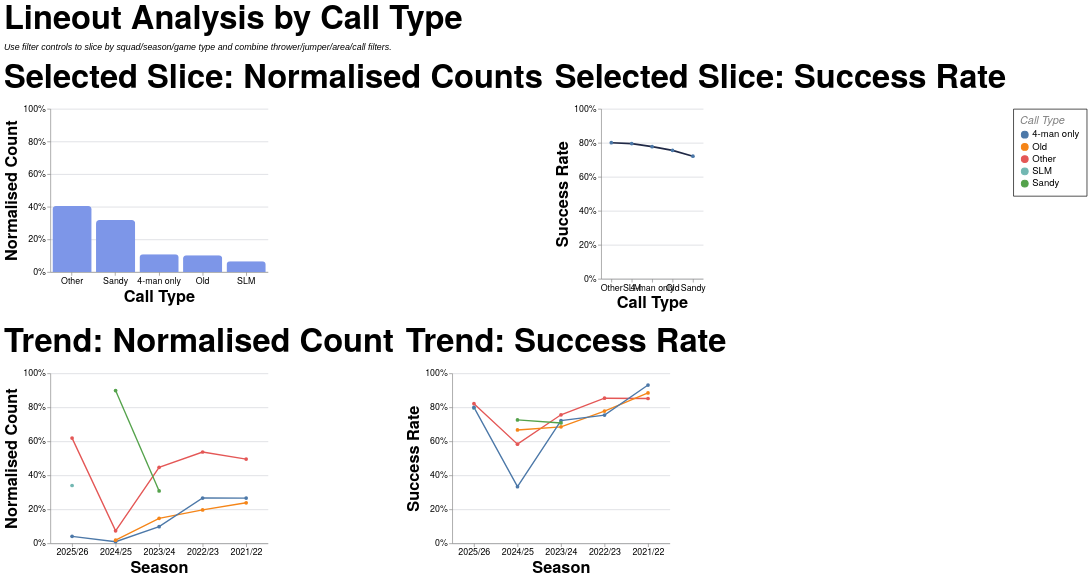

Source (Vega-Lite JSON):
### Vega-Lite specification from a JSON file in a GitHub repository (floating-point values rounded to 4 significant figures; data arrays with more than 128 entries replaced by an {"elided": "..."} marker saying what was removed)
{"config": {"axis": {"labelFont": "PT Sans Narrow, Helvetica Neue, Helvetica, Arial, sans-serif", "titleFont": "PT Sans Narrow, Helvetica Neue, Helvetica, Arial, sans-serif", "labelFontSize": 13, "titleFontSize": 24, "gridColor": "#202947", "gridOpacity": 0.2, "zindex": 1}, "text": {"font": "Lato, sans-serif"}, "bar": {"cornerRadiusEnd": 5}, "header": {"labelFont": "PT Sans Narrow, Helvetica Neue, Helvetica, Arial, sans-serif", "titleFont": "PT Sans Narrow, Helvetica Neue, Helvetica, Arial, sans-serif", "labelFontSize": 24, "titleFontSize": 28, "labelFontWeight": "bold", "orient": "left"}, "legend": {"labelFont": "PT Sans Narrow, Helvetica Neue, Helvetica, Arial, sans-serif", "titleFont": "PT Sans Narrow, Helvetica Neue, Helvetica, Arial, sans-serif", "labelFontSize": 14, "titleFontSize": 16, "titlePadding": 5, "fillColor": "white", "strokeColor": "black", "padding": 10, "titleFontWeight": "lighter", "titleFontStyle": "italic", "titleColor": "gray", "offset": 10}, "title": {"font": "PT Sans Narrow, Helvetica Neue, Helvetica, Arial, sans-serif", "fontSize": 48, "fontWeight": "bold", "anchor": "start", "align": "center", "titlePadding": 20, "subtitlePadding": 10, "subtitleFontSize": 13, "subtitleColor": "", "subtitleFontStyle": "italic", "offset": 15, "color": "black"}, "axisX": {"labelAngle": 0}, "facet": {"title": null, "header": null, "align": {"row": "each", "column": "each"}}, "resolve": {"scale": {"y": "independent", "facet": "independent"}}, "background": "transparent", "scale": {"offsetBandPaddingOuter": 0.2, "offsetBandPaddingInner": 0.1}, "view": {"stroke": null, "background": "transparent"}}, "vconcat": [{"hconcat": [{"mark": {"type": "bar", "color": "#7d96e8"}, "encoding": {"tooltip": [{"field": "call_type", "title": "Call Type", "type": "nominal"}, {"field": "attempts", "format": ",.0f", "title": "Lineouts", "type": "quantitative"}, {"field": "share", "format": ".1%", "title": "Normalised Count", "type": "quantitative"}], "x": {"field": "call_type", "sort": "-y", "title": "Call Type", "type": "nominal"}, "y": {"axis": {"format": "%"}, "field": "share", "scale": {"domain": [0, 1]}, "title": "Normalised Count", "type": "quantitative"}}, "height": 240, "title": "Selected Slice: Normalised Counts", "transform": [{"filter": "(loSquad == 'All' || datum.squad == loSquad) && (loGameType == 'All' || (loGameType == 'League + Cup' && (datum.game_type == 'League' || datum.game_type == 'Cup')) || (loGameType == 'League only' && datum.game_type == 'League') || datum.game_type == loGameType) && (loOpposition == 'All' || datum.opposition == loOpposition) && (loThrower == 'All' || datum.thrower == loThrower) && (loJumper == 'All' || datum.jumper == loJumper) && (loArea == 'All' || datum.area == loArea) && (loNumbers == 'All' || datum.numbers == loNumbers) && (loCall == 'All' || datum.call == loCall) && (loCallType == 'All' || datum.call_type == loCallType)"}, {"filter": "(loSeason == 'All' || datum.season == loSeason)"}, {"aggregate": [{"op": "count", "as": "attempts"}, {"op": "sum", "field": "won", "as": "won"}], "groupby": ["call_type"]}, {"joinaggregate": [{"op": "sum", "field": "attempts", "as": "total_attempts"}]}, {"calculate": "datum.attempts / datum.total_attempts", "as": "share"}, {"calculate": "datum.won / datum.attempts", "as": "success_rate"}], "width": 320}, {"mark": {"type": "line", "color": "#202946", "point": true, "strokeWidth": 2.5}, "encoding": {"tooltip": [{"field": "call_type", "title": "Call Type", "type": "nominal"}, {"field": "won", "format": ",.0f", "title": "Won", "type": "quantitative"}, {"field": "attempts", "format": ",.0f", "title": "Lineouts", "type": "quantitative"}, {"field": "success_rate", "format": ".1%", "title": "Success Rate", "type": "quantitative"}], "x": {"field": "call_type", "sort": "-y", "title": "Call Type", "type": "nominal"}, "y": {"axis": {"format": "%"}, "field": "success_rate", "scale": {"domain": [0, 1]}, "title": "Success Rate", "type": "quantitative"}}, "height": 250, "title": "Selected Slice: Success Rate", "transform": [{"filter": "(loSquad == 'All' || datum.squad == loSquad) && (loGameType == 'All' || (loGameType == 'League + Cup' && (datum.game_type == 'League' || datum.game_type == 'Cup')) || (loGameType == 'League only' && datum.game_type == 'League') || datum.game_type == loGameType) && (loOpposition == 'All' || datum.opposition == loOpposition) && (loThrower == 'All' || datum.thrower == loThrower) && (loJumper == 'All' || datum.jumper == loJumper) && (loArea == 'All' || datum.area == loArea) && (loNumbers == 'All' || datum.numbers == loNumbers) && (loCall == 'All' || datum.call == loCall) && (loCallType == 'All' || datum.call_type == loCallType)"}, {"filter": "(loSeason == 'All' || datum.season == loSeason)"}, {"aggregate": [{"op": "count", "as": "attempts"}, {"op": "sum", "field": "won", "as": "won"}], "groupby": ["call_type"]}, {"joinaggregate": [{"op": "sum", "field": "attempts", "as": "total_attempts"}]}, {"calculate": "datum.attempts / datum.total_attempts", "as": "share"}, {"calculate": "datum.won / datum.attempts", "as": "success_rate"}], "width": {"step": 30}}], "spacing": 16}, {"hconcat": [{"mark": {"type": "line", "point": true, "strokeWidth": 2}, "encoding": {"color": {"field": "call_type", "title": "Call Type", "type": "nominal"}, "tooltip": [{"field": "season", "title": "Season", "type": "nominal"}, {"field": "call_type", "title": "Call Type", "type": "nominal"}, {"field": "attempts", "format": ",.0f", "title": "Lineouts", "type": "quantitative"}, {"field": "norm_count", "format": ".1%", "title": "Normalised Count", "type": "quantitative"}], "x": {"field": "season", "sort": "-x", "title": "Season", "type": "nominal"}, "y": {"axis": {"format": "%"}, "field": "norm_count", "scale": {"domain": [0, 1]}, "title": "Normalised Count", "type": "quantitative"}}, "height": 250, "title": "Trend: Normalised Count", "transform": [{"filter": "(loSquad == 'All' || datum.squad == loSquad) && (loGameType == 'All' || (loGameType == 'League + Cup' && (datum.game_type == 'League' || datum.game_type == 'Cup')) || (loGameType == 'League only' && datum.game_type == 'League') || datum.game_type == loGameType) && (loOpposition == 'All' || datum.opposition == loOpposition) && (loThrower == 'All' || datum.thrower == loThrower) && (loJumper == 'All' || datum.jumper == loJumper) && (loArea == 'All' || datum.area == loArea) && (loNumbers == 'All' || datum.numbers == loNumbers) && (loCall == 'All' || datum.call == loCall) && (loCallType == 'All' || datum.call_type == loCallType)"}, {"aggregate": [{"op": "count", "as": "attempts"}, {"op": "sum", "field": "won", "as": "won"}], "groupby": ["season", "call_type"]}, {"joinaggregate": [{"op": "sum", "field": "attempts", "as": "season_attempts"}], "groupby": ["season"]}, {"calculate": "datum.attempts / datum.season_attempts", "as": "norm_count"}, {"calculate": "datum.won / datum.attempts", "as": "success_rate"}], "width": 320}, {"mark": {"type": "line", "point": true, "strokeWidth": 2}, "encoding": {"color": {"field": "call_type", "title": "Call Type", "type": "nominal"}, "tooltip": [{"field": "season", "title": "Season", "type": "nominal"}, {"field": "call_type", "title": "Call Type", "type": "nominal"}, {"field": "won", "format": ",.0f", "title": "Won", "type": "quantitative"}, {"field": "attempts", "format": ",.0f", "title": "Lineouts", "type": "quantitative"}, {"field": "success_rate", "format": ".1%", "title": "Success Rate", "type": "quantitative"}], "x": {"field": "season", "sort": "-x", "title": "Season", "type": "nominal"}, "y": {"axis": {"format": "%"}, "field": "success_rate", "scale": {"domain": [0, 1]}, "title": "Success Rate", "type": "quantitative"}}, "height": 250, "title": "Trend: Success Rate", "transform": [{"filter": "(loSquad == 'All' || datum.squad == loSquad) && (loGameType == 'All' || (loGameType == 'League + Cup' && (datum.game_type == 'League' || datum.game_type == 'Cup')) || (loGameType == 'League only' && datum.game_type == 'League') || datum.game_type == loGameType) && (loOpposition == 'All' || datum.opposition == loOpposition) && (loThrower == 'All' || datum.thrower == loThrower) && (loJumper == 'All' || datum.jumper == loJumper) && (loArea == 'All' || datum.area == loArea) && (loNumbers == 'All' || datum.numbers == loNumbers) && (loCall == 'All' || datum.call == loCall) && (loCallType == 'All' || datum.call_type == loCallType)"}, {"aggregate": [{"op": "count", "as": "attempts"}, {"op": "sum", "field": "won", "as": "won"}], "groupby": ["season", "call_type"]}, {"joinaggregate": [{"op": "sum", "field": "attempts", "as": "season_attempts"}], "groupby": ["season"]}, {"calculate": "datum.attempts / datum.season_attempts", "as": "norm_count"}, {"calculate": "datum.won / datum.attempts", "as": "success_rate"}], "width": 320}], "spacing": 16}], "data": {"name": "data-e83ea88e487ae484029b5fe5c4083f37"}, "params": [{"name": "loSquad", "value": "All"}, {"name": "loSeason", "value": "All"}, {"name": "loGameType", "value": "All"}, {"name": "loOpposition", "value": "All"}, {"name": "loThrower", "value": "All"}, {"name": "loJumper", "value": "All"}, {"name": "loArea", "value": "All"}, {"name": "loNumbers", "value": "All"}, {"name": "loCall", "value": "All"}, {"name": "loCallType", "value": "All"}], "spacing": 22, "title": {"text": "Lineout Analysis by Call Type", "subtitle": "Use filter controls to slice by squad/season/game type and combine thrower/jumper/area/call filters."}, "$schema": "https://vega.github.io/schema/vega-lite/v5.20.1.json", "datasets": {"data-e83ea88e487ae484029b5fe5c4083f37": {"elided": "1274 records"}}}
